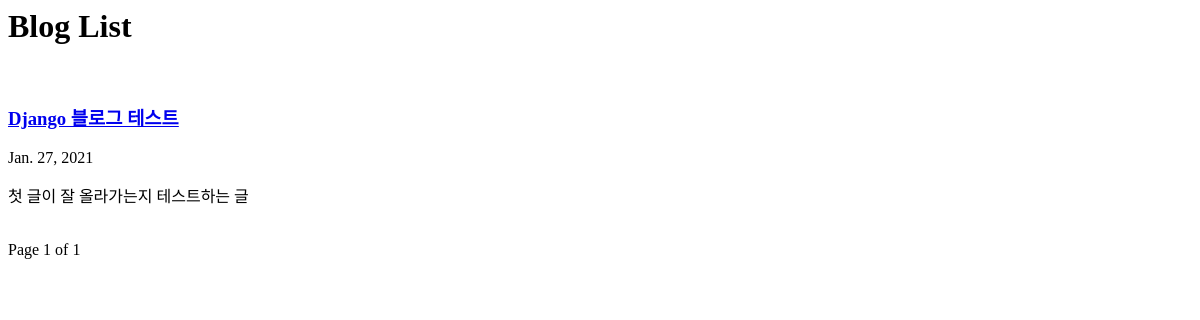
/blog/, run on an earlier commit of the app's database.
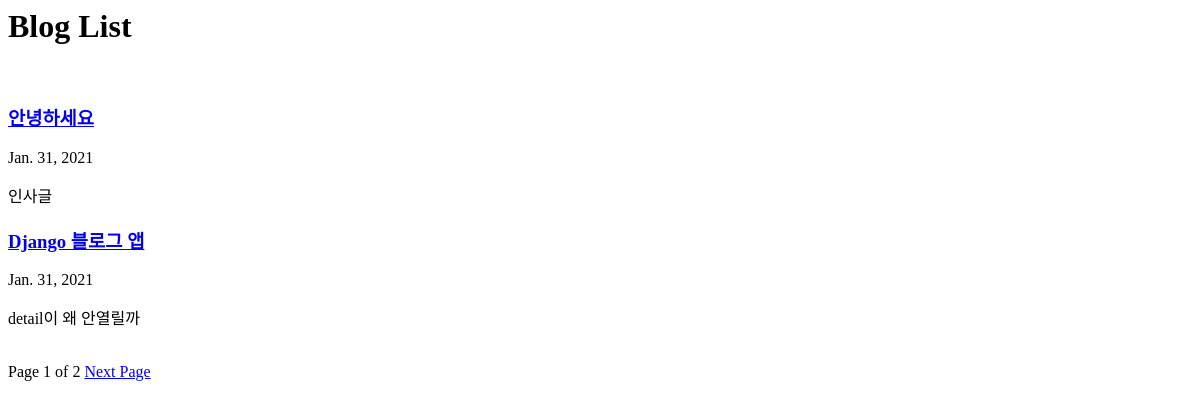
And on a later commit of the database.
### blog/models.py (models this page shows, shortened)
class Post(models.Model) :
    title = models.CharField(verbose_name="TITLE", max_length=50)
    slug = models.SlugField('SLUG', unique=True, allow_unicode=True, help_text='one word for title alias.')
    description = models.CharField('DESCRIPTION', max_length=100, blank=True, help_text='simple description text')
    content = models.TextField('CONTENT')
    create_dt = models.DateTimeField('CREATE DATE', auto_now_add=True)
    modify_dt = models.DateTimeField('MODIFY DATE', auto_now=True)
    class Meta :
        verbose_name = 'post'
        verbose_name_plural ='posts'
        db_table = 'blog_posts'
        ordering = ('-modify_dt',)
    def get_absolute_url(self) :
        return reverse('blog:post_detail', args=(self.slug,))

### blog/views.py (the view)
# urls.py: path('', views.PostLV.as_view(), name='index'),
class PostLV(ListView) :
    model = Post
    template_name = 'blog/post_all.html'
    context_object_name = 'posts'
    paginate_by = 2

### blog/templates/blog/post_all.html (shortened to what this page needs)
<h1>Blog List</h1>
{% for post in posts %}
    <h3><a href='{{ post.get_absolute_url }}'> {{ post.title }} </a></h3>
    {{ post.modify_dt|date:"N d, Y" }}
    <p> {{ post.description }} </p>
{% endfor %}
<div>
    <span>
        Page {{ page_obj.number }} of {{ page_obj.paginator.num_pages }}
        {% if page_obj.has_next %}
            <a href="?page={{ page_obj.next_page_number }}">Next Page</a>
        {% endif %}
    </span>
</div>

What changed in the data, as far as the page shows it:
no longer on this page (row unchanged): Post: title "Django 블로그 테스트", modify_dt "Jan. 27, 2021", description "첫 글이 잘 올라가는지 테스트하는 글"
added Post: title "안녕하세요", modify_dt "Jan. 31, 2021", description "인사글"
added Post: title "Django 블로그 앱", modify_dt "Jan. 31, 2021", description "detail이 왜 안열릴까"
Also different on the page:
{{ page_obj.paginator.num_pages }}: "1" → "2"
text now shown: "Next Page"
